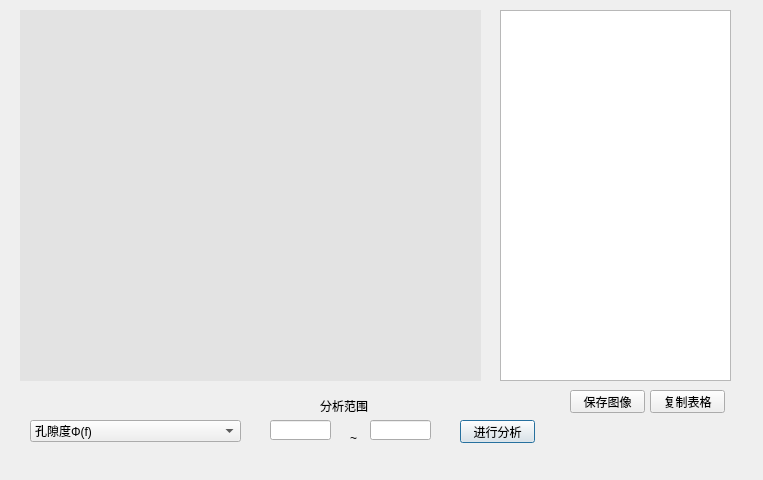
<?xml version="1.0" encoding="UTF-8"?>
<ui version="4.0">
 <class>SensitivityAnalysis</class>
 <widget class="QDialog" name="SensitivityAnalysis">
  <property name="geometry">
   <rect>
    <x>0</x>
    <y>0</y>
    <width>763</width>
    <height>480</height>
   </rect>
  </property>
  <property name="windowTitle">
   <string>Dialog</string>
  </property>
  <widget class="QWidget" name="wg_drawWindow" native="true">
   <property name="geometry">
    <rect>
     <x>20</x>
     <y>10</y>
     <width>461</width>
     <height>371</height>
    </rect>
   </property>
   <property name="styleSheet">
    <string notr="true">background-color: rgb(227, 227, 227);</string>
   </property>
  </widget>
  <widget class="QComboBox" name="cb_selectVar">
   <property name="geometry">
    <rect>
     <x>30</x>
     <y>420</y>
     <width>211</width>
     <height>22</height>
    </rect>
   </property>
   <item>
    <property name="text">
     <string>孔隙度Φ(f)</string>
    </property>
   </item>
   <item>
    <property name="text">
     <string>气井射孔段底部高度h2(m)</string>
    </property>
   </item>
   <item>
    <property name="text">
     <string>气井打开厚度hp(m)</string>
    </property>
   </item>
   <item>
    <property name="text">
     <string>表皮系数S(f)</string>
    </property>
   </item>
   <item>
    <property name="text">
     <string>供给半径re(m)</string>
    </property>
   </item>
   <item>
    <property name="text">
     <string>半球面向心流半径r1(m)</string>
    </property>
   </item>
   <item>
    <property name="text">
     <string>气井射孔段底部产量q(10^4*m^3/d)</string>
    </property>
   </item>
  </widget>
  <widget class="QPushButton" name="bt_startSens">
   <property name="geometry">
    <rect>
     <x>460</x>
     <y>420</y>
     <width>75</width>
     <height>23</height>
    </rect>
   </property>
   <property name="text">
    <string>进行分析</string>
   </property>
  </widget>
  <widget class="QLabel" name="lb_sensRange">
   <property name="geometry">
    <rect>
     <x>320</x>
     <y>400</y>
     <width>54</width>
     <height>12</height>
    </rect>
   </property>
   <property name="text">
    <string>分析范围</string>
   </property>
  </widget>
  <widget class="QLabel" name="label__">
   <property name="geometry">
    <rect>
     <x>350</x>
     <y>430</y>
     <width>21</width>
     <height>16</height>
    </rect>
   </property>
   <property name="text">
    <string>~</string>
   </property>
  </widget>
  <widget class="QLineEdit" name="le_sensMin">
   <property name="geometry">
    <rect>
     <x>270</x>
     <y>420</y>
     <width>61</width>
     <height>20</height>
    </rect>
   </property>
  </widget>
  <widget class="QLineEdit" name="le_sensMax">
   <property name="geometry">
    <rect>
     <x>370</x>
     <y>420</y>
     <width>61</width>
     <height>20</height>
    </rect>
   </property>
  </widget>
  <widget class="QTableView" name="tv_resultTable">
   <property name="geometry">
    <rect>
     <x>500</x>
     <y>10</y>
     <width>231</width>
     <height>371</height>
    </rect>
   </property>
  </widget>
  <widget class="QPushButton" name="bt_saveGraph">
   <property name="geometry">
    <rect>
     <x>570</x>
     <y>390</y>
     <width>75</width>
     <height>23</height>
    </rect>
   </property>
   <property name="text">
    <string>保存图像</string>
   </property>
  </widget>
  <widget class="QPushButton" name="bt_copyTableData">
   <property name="geometry">
    <rect>
     <x>650</x>
     <y>390</y>
     <width>75</width>
     <height>23</height>
    </rect>
   </property>
   <property name="text">
    <string>复制表格</string>
   </property>
  </widget>
 </widget>
 <resources/>
 <connections/>
</ui>
